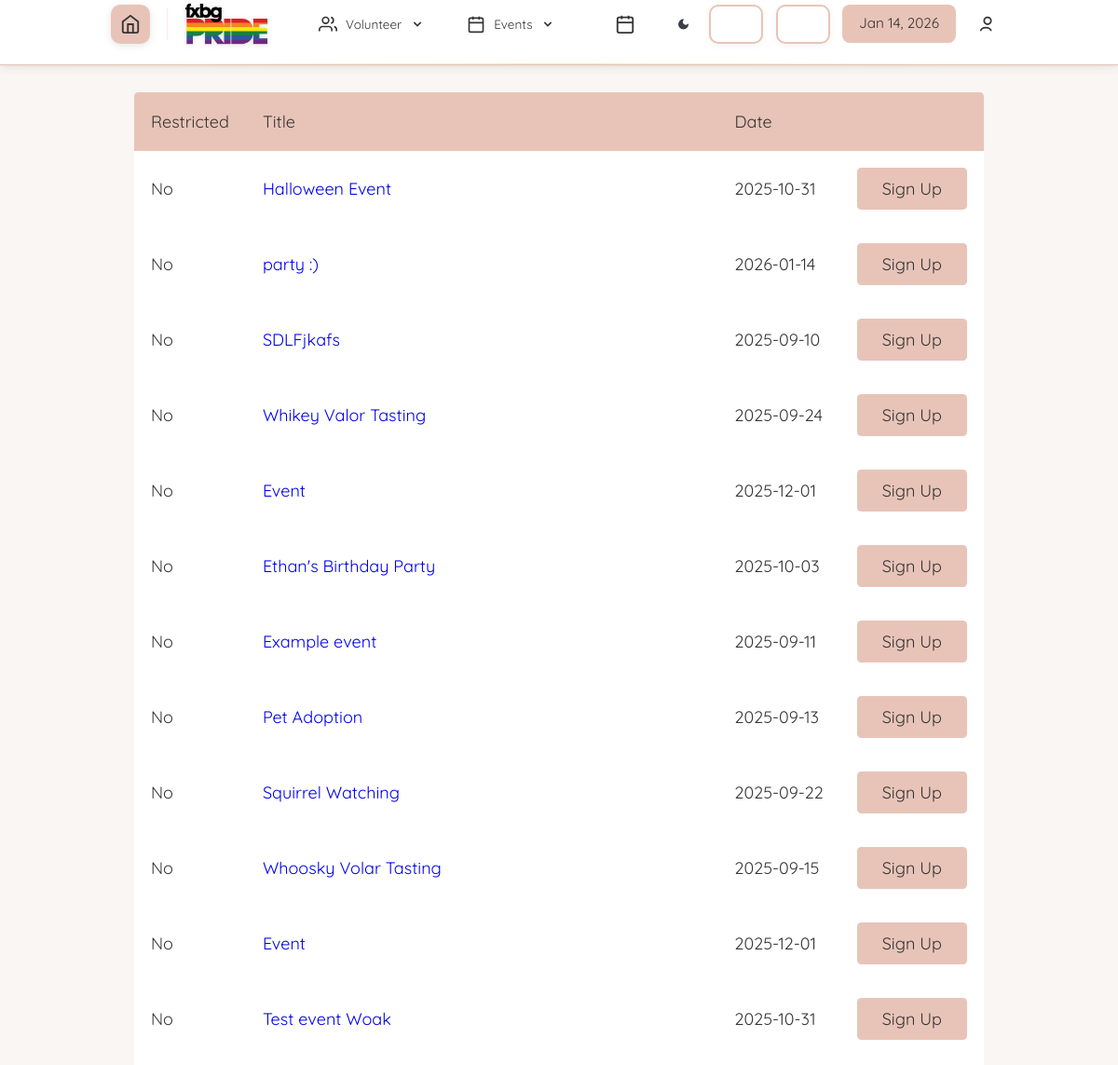
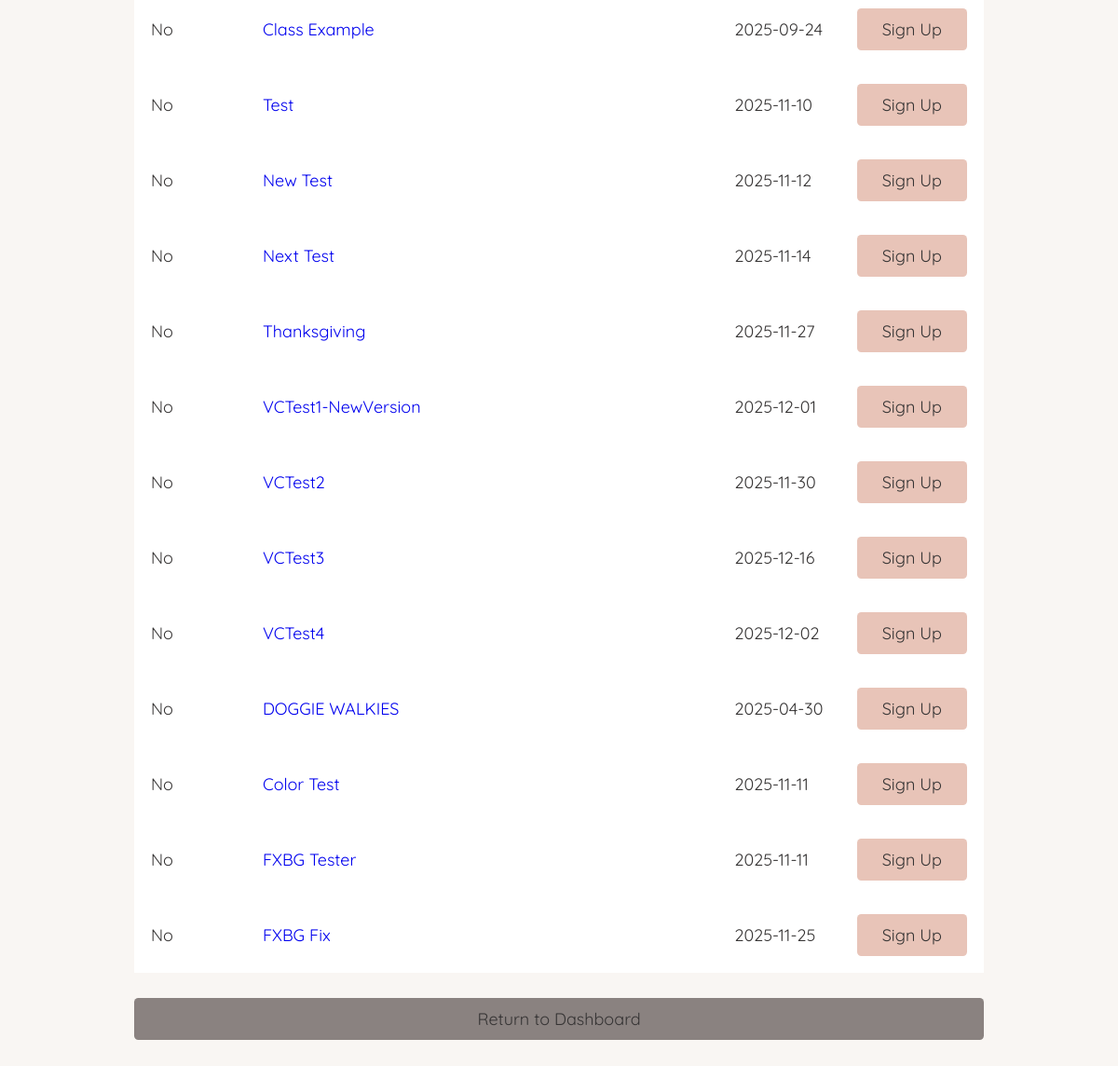
/eventTrainingManagement.php (signed in), run on an earlier commit of the app's database (2 pictures, top to bottom).
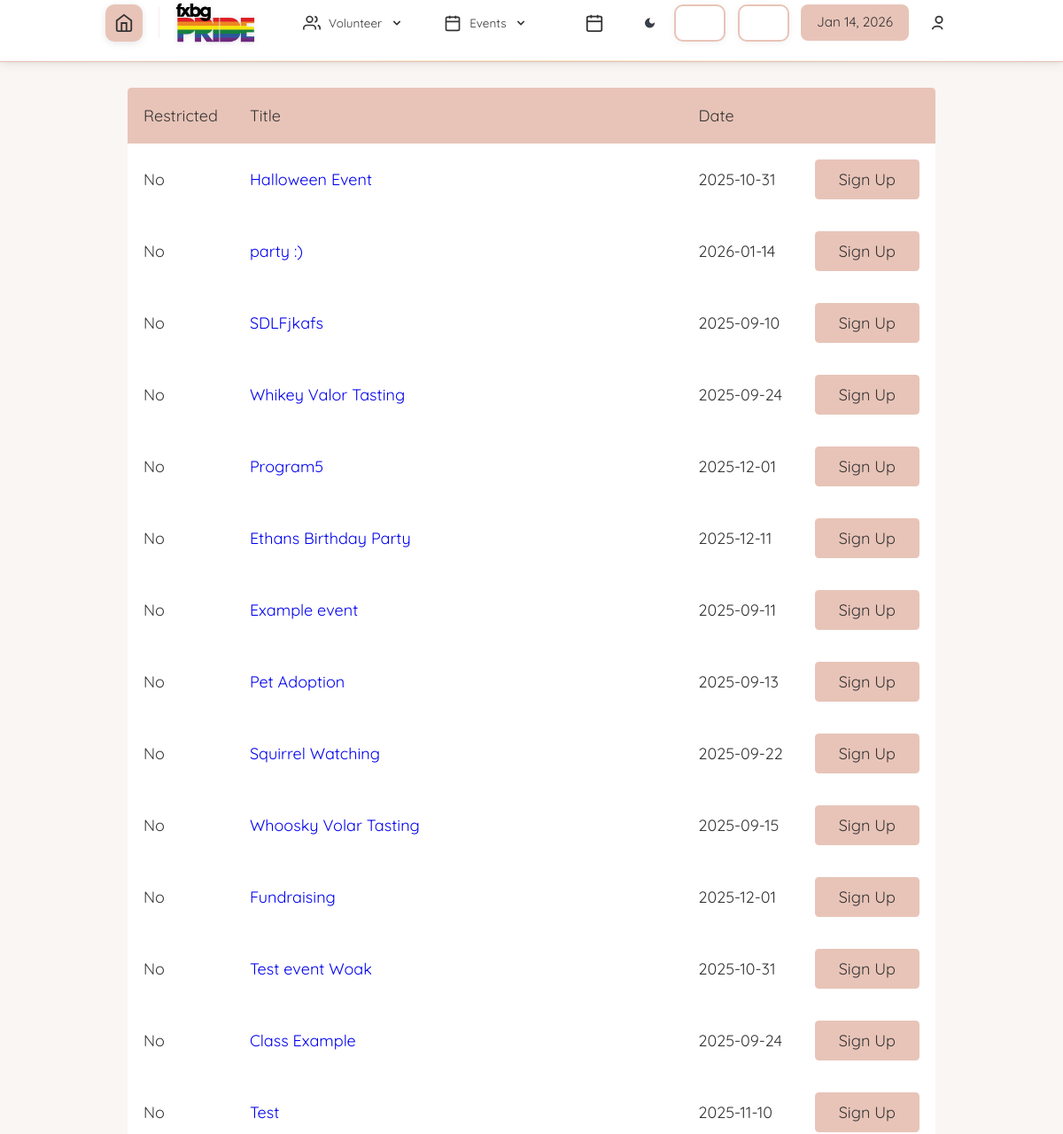
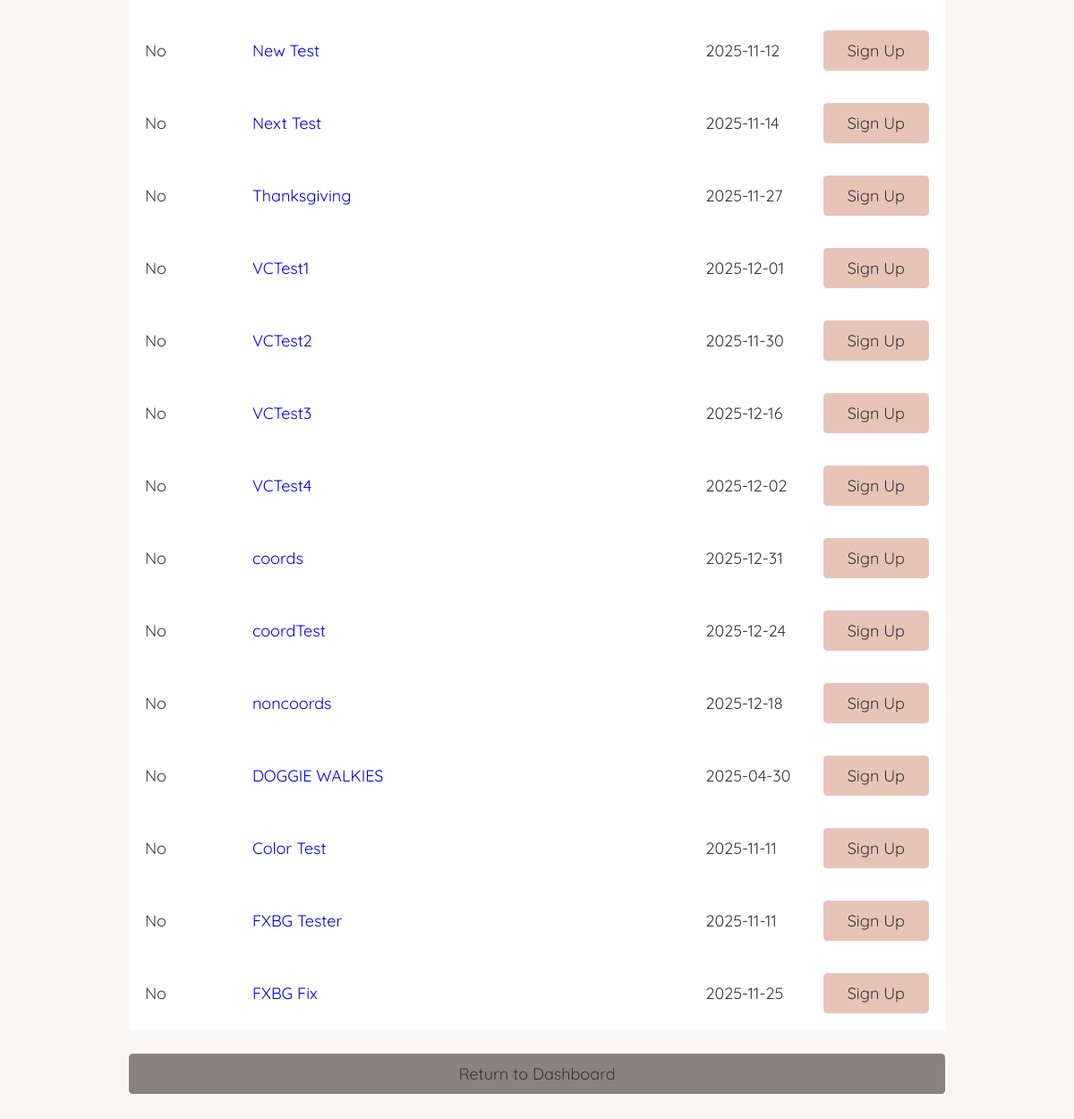
And on a later commit of the database (2 pictures, top to bottom).
### tables this page shows
CREATE TABLE `dbevents` (
  `id` int(11) NOT NULL,
  `name` text NOT NULL,
  `date` char(10) NOT NULL,
  `startTime` char(5) NOT NULL,
  `endTime` char(5) NOT NULL,
  `description` text NOT NULL,
  `capacity` int(11) NOT NULL,
  `completed` text NOT NULL,
  `restricted_signup` tinyint(1) NOT NULL,
  `location` text DEFAULT NULL,
  `type` text NOT NULL,
  `volunteer_coordinator` int(11) DEFAULT NULL
);

### database/dbEvents.php (called while the page is built, shortened)
<?php
include_once(dirname(__FILE__) . '/../domain/Event.php');
function make_an_event($result_row)
{
    $theEvent = new Event(
        $result_row['id'],
        $result_row['name'],
        date: $result_row['date'],
        startTime: $result_row['startTime'],
        endTime: $result_row['endTime'],
        description: $result_row['description'],
        capacity: $result_row['capacity'],
        completed: $result_row['completed'],
        restricted_signup: $result_row['restricted_signup'],
        type: $result_row['type']
    );
    return $theEvent;
}
function get_all_events()
{
    $con = connect();
    $query = "SELECT * FROM dbevents" .
            " ORDER BY completed";
    $result = mysqli_query($con, $query);
    $theEvents = array();
    while ($result_row = mysqli_fetch_assoc($result)) {
        $theEvent = make_an_event($result_row);
        $theEvents[] = $theEvent;
    }
    return $theEvents;
}

### domain/Event.php (called while the page is built, shortened)
<?php
class Event
{
    private $id;
    private $name;
    private $date;
    private $restricted_signup;
    function __construct($id, $name, $date, $startTime, $endTime, $description, $capacity, $completed, $restricted_signup, $type)
    {
        $this->id = $id;
        $this->name = $name;
        $this->date = $date;
        $this->restricted_signup = $restricted_signup;
    }
    function getID()
    {
        return $this->id;
    }
    function getName()
    {
        return $this->name;
    }
    function getDate()
    {
        return $this->date;
    }
    function getRestrictedSignup()
    {
        return $this->restricted_signup;
    }
}

### eventTrainingManagement.php (the view, shortened to what this page needs)
<?php
    $accessLevel = 0;
if (isset($_SESSION['_id'])) {
    $accessLevel = $_SESSION['access_level'];
}
    include 'database/dbEvents.php';
?>
<!DOCTYPE html>
<html>
    <head>
        <?php require_once('universal.inc') ?>
        <link rel="stylesheet" href="css/messages.css"></link>
    </head>
    <body>
        <?php require_once('header.php') ?>
        <?php require_once('database/dbEvents.php');?>
        <h1>Events</h1>
        <main class="general">
            <?php
                $events = get_all_events();
            if (sizeof(get_all_events()) || sizeof(get_all_trainings()) > 0) : ?>
                <div class="table-wrapper">
                    <table class="general">
                        <thead>
                            <tr>
                                <th style="width:1px">Restricted</th>
                                <th>Title</th>
                                <th style="width:1px">Date</th>
                                <th style="width:1px"></th>
                            </tr>
                        </thead>
                        <tbody class="standout">
                            <?php
                            foreach ($events as $event) {
                                $eventID = $event->getID();
                                $title = $event->getName();
                                $date = $event->getDate();
                                $restricted_signup = $event->getRestrictedSignup();
                                if ($restricted_signup == 0) {
                                    $restricted_signup = "No";
                                } else {
                                    $restricted_signup = "Yes";
                                }
                                if ($accessLevel < 3) {
                                    echo "
                                        <tr data-event-id='$eventID'>
                                            <td>$restricted_signup</td>
                                            <td><a href='event.php?id=$eventID'>$title</a></td>
                                            <td>$date</td>
                                            <td><a class='button sign-up' href='eventSignUp.php'>Sign Up</a></td>
                                        </tr>";
                                }
                            }
                            ?>
                        </tbody>
                    </table>
                </div>
            <?php else : ?>
                <p class="no-events standout">There are currently no events available to view.<a class="button add" href="addEvent.php">Create a New Event</a> </p>
            <?php endif ?>
            <a class="button cancel" href="index.php">Return to Dashboard</a>
        </main>
    </body>
</html>

### universal.inc (shortened to what this page needs)
<link rel="stylesheet" href="css/base.css" type="text/css" />

### header.php (shortened to what this page needs)
<head>
    <link rel="stylesheet" href="css/theme-toggle.css">
    <link rel="stylesheet" href="css/mobile-nav.css">
    <link rel="stylesheet" href="css/pwa-mobile.css">
    <link rel="stylesheet" href="css/accessibility-settings.css">
    <link rel="stylesheet" href="css/theme-presets.css">
</head>
<header>
    <?php
    if (!isset($_SESSION['logged_in'])) {
        echo('
        <nav class="modern-navbar">
            <div class="nav-container">
                <div class="nav-brand">
                    <a href="index.php" class="home-icon-btn" title="Home">
                        <svg viewBox="0 0 24 24" fill="none" stroke="currentColor" stroke-width="2">
                            <path d="M3 9l9-7 9 7v11a2 2 0 01-2 2H5a2 2 0 01-2-2z"></path>
                            <polyline points="9 22 9 12 15 12 15 22"></polyline>
                        </svg>
                    </a>
                    <span class="nav-title">Volunteer Management System</span>
                </div>
                <div class="nav-actions">
                    <div class="nav-date">' . date('l, F j, Y') . '</div>
                </div>
            </div>
        </nav>');
    } elseif ($_SESSION['logged_in']) {
        if ($_SESSION['access_level'] <= 1) {
            echo('
            <nav class="modern-navbar">
                <div class="nav-container">
                    <div class="nav-brand">
                        <a href="index.php" class="home-icon-btn" title="Home Dashboard">
                            <svg viewBox="0 0 24 24" fill="none" stroke="currentColor" stroke-width="2">
                                <path d="M3 9l9-7 9 7v11a2 2 0 01-2 2H5a2 2 0 01-2-2z"></path>
                                <polyline points="9 22 9 12 15 12 15 22"></polyline>
                            </svg>
                        </a>
                        <a href="index.php">
                            <img src="images/FXBG-PrideLogo.png" alt="Logo" class="nav-logo logo-lightMode">
                        </a>
                    </div>
                    <div class="nav-menu" id="navMenu">
                        <div class="nav-dropdown">
                            <button class="nav-link">
                                <svg class="nav-icon" viewBox="0 0 24 24" fill="none" stroke="currentColor" stroke-width="2">
                                    <path d="M17 21v-2a4 4 0 00-4-4H5a4 4 0 00-4 4v2"></path>
                                    <circle cx="9" cy="7" r="4"></circle>
                                    <path d="M23 21v-2a4 4 0 00-3-3.87m-4-12a4 4 0 010 7.75"></path>
                                </svg>
                                <span>Volunteer</span>
                                <svg class="dropdown-arrow" viewBox="0 0 20 20" fill="currentColor">
                                    <path fill-rule="evenodd" d="M5.293 7.293a1 1 0 011.414 0L10 10.586l3.293-3.293a1 1 0 111.414 1.414l-4 4a1 1 0 01-1.414 0l-4-4a1 1 0 010-1.414z"/>
                                </svg>
                            </button>
                        </div>
                        <div class="nav-dropdown">
                            <button class="nav-link">
                                <svg class="nav-icon" viewBox="0 0 24 24" fill="none" stroke="currentColor" stroke-width="2">
                                    <rect x="3" y="4" width="18" height="18" rx="2" ry="2"></rect>
                                    <line x1="16" y1="2" x2="16" y2="6"></line>
                                    <line x1="8" y1="2" x2="8" y2="6"></line>
                                    <line x1="3" y1="10" x2="21" y2="10"></line>
                                </svg>
                                <span>Events</span>
                                <svg class="dropdown-arrow" viewBox="0 0 20 20" fill="currentColor">
                                    <path fill-rule="evenodd" d="M5.293 7.293a1 1 0 011.414 0L10 10.586l3.293-3.293a1 1 0 111.414 1.414l-4 4a1 1 0 01-1.414 0l-4-4a1 1 0 010-1.414z"/>
                                </svg>
                            </button>
                        </div>
                    </div>
                    <div class="nav-actions">
                        <a href="calendar.php" class="nav-action-btn" title="Calendar">
                            <svg viewBox="0 0 24 24" fill="none" stroke="currentColor" stroke-width="2">
                                <rect x="3" y="4" width="18" height="18" rx="2" ry="2"></rect>
                                <line x1="16" y1="2" x2="16" y2="6"></line>
                                <line x1="8" y1="2" x2="8" y2="6"></line>
                                <line x1="3" y1="10" x2="21" y2="10"></line>
                            </svg>
                        </a>
                        <button class="theme-toggle nav-action-btn" aria-label="Toggle theme" title="Toggle dark/light mode">
                            <svg class="moon-icon" viewBox="0 0 24 24" fill="none" stroke="currentColor" stroke-width="2">
                                <path d="M21 12.79A9 9 0 1111.21 3 7 7 0 0021 12.79z"></path>
                            </svg>
                        </button>
                        <button class="a11y-settings-btn nav-action-btn" id="openA11ySettings" aria-label="Accessibility settings" title="Customize font & reading preferences">
                        </button>
                        <button class="theme-presets-btn nav-action-btn" id="openThemePresets" aria-label="Color themes" title="Choose a color theme">
                        </button>
                        <div class="nav-date"></div>
                        <div class="nav-dropdown user-dropdown">
                            <button class="nav-action-btn user-btn">
                                <svg class="dropdown-icon user-svg" viewBox="0 0 24 24" fill="none" stroke="currentColor" stroke-width="2" aria-hidden="true">
                                    <circle cx="12" cy="8" r="4"></circle>
                                    <path d="M16 20c0-2.21-2.686-4-6-4s-6 1.79-6 4"></path>
                                </svg>
                            </button>
                        </div>
                    </div>
                </div>
            </nav>');
        }
    }
    ?>
</header>

### css/base.css (style rules this page uses)
html, body, header, main, footer, div, span, p, h1, h2, h3, h4, h5, h6, ul, ol, li, input, select, textarea, form, section, label, table, td, tr, th, form, fieldset, em, button, a { padding: 0; margin: 0; font-size: inherit; font-family: inherit; font-weight: inherit; text-decoration: none; font-style: normal; box-sizing: border-box; text-align: left; list-style-type: none; border-spacing: 0; }
:root { --page-background-color: #ffffff; --page-font-color: #333333; --inactive-font-color: #d0d0d0; --inactive-background-color: #f0f0f0; --standout-background: #fafafa; --happy-toast-background-color: #1a7024; --happy-toast-font-color: white; --info-toast-background-color: #2f2f2f; --info-toast-font-color: white; --error-toast-background-color: #701a1a; --error-toast-font-color: white; --shadow-and-border-color: #e8c4b8; --main-color: #e8c4b8; --accent-color: #d4af37; --secondary-accent-color: #e8c4b8; --calendar-event-color: #808080; --calendar-event-color-hover: var(--main-color); --calendar-today-border: 2px solid var(--secondary-accent-color); --button-font-color: #363434; --button-padding: 0.5rem 1.5rem; --button-border-radius: 0.25rem; --standard-border: 1px solid #e8c4b8; --light-border: 1px solid var(--shadow-and-border-color); --text-field-border: 2px solid #e8c4b8; --cancel-button-background-color: #8a8280; --error-color: red; font-size: 18px; font-family: "Quicksand", sans-serif; font-weight: 400; }
header { position: sticky; top: 0; left: 0; z-index: 10; }
body { background-color: var(--page-background-color); color: var(--page-font-color); font-family: "Quicksand", sans-serif; }
nav { font-size: 2rem; display: flex; flex-direction: row; align-items: center; justify-content: center; padding-top: 1rem; padding-bottom: 1rem; font-weight: 300; }
header ul > li, header span { font-size: 0.75rem; list-style-type: none; }
nav { width: 100%; }
nav img { height: 3rem; }
nav { background-color: var(--page-background-color); border-bottom: 2px solid var(--shadow-and-border-color); max-width: 100vw; }
main:not(.login):not(.calendar-view):not(.dashboard) { padding: 1rem; }
input[type="submit"], button, .button { color: var(--button-font-color); background-color: var(--main-color); padding: var(--button-padding); border: none; border-radius: var(--button-border-radius); font-weight: 500; width: 100%; transition: background-color 0.3s; cursor: pointer; text-align: center; }
h1 { font-size: 1.5rem; font-weight: 500; margin-bottom: 2rem; background-color: var(--main-color); color: var(--page-background-color); width: 100%; text-align: center; padding: 1rem; }
.button { display: inline-block; }
button.cancel, a.cancel { background-color: var(--cancel-button-background-color); }
main.general, form.general { margin: 1rem; display: flex; flex-direction: column; gap: 0.5rem; }
table.general { width: 100%; padding-bottom: 1rem; }
table.general th:first-of-type { border-top-left-radius: 0.25rem; }
table.general th:last-of-type { border-top-right-radius: 0.25rem; }
table.general th { background-color: var(--main-color); color: var(--button-font-color); font-weight: 500; }
table.general th, table.general td { padding: 1rem; white-space: nowrap; }
.standout { border-bottom: 3px solid var(--shadow-and-border-color); padding: 1rem; background-color: var(--standout-background); }
@media only screen and (min-width: 1024px) { main.general, form.general { margin: 0rem 8rem 4rem 8rem; } }

### css/messages.css (style rules this page uses)
:root { --unread-message-background: #f1eadf; --message-body-border-color: #ddd; --priorityone-color: #4fffb0; --prioritytwo-color: #f0e68c; --prioritythree-color: #fd5c63; }

### css/pwa-mobile.css (style rules this page uses)
@media (min-width: 769px) { * { -webkit-tap-highlight-color: transparent; } }
a:not(.calendar-event), button { position: relative; }
.mobile-nav-item, .mobile-more-menu, .nav-menu, .dropdown-menu { will-change: transform; transform: translateZ(0); }
html { scroll-behavior: smooth; }
.table-wrapper, .mobile-more-content, .nav-menu { -webkit-overflow-scrolling: touch; }
img { max-width: 100%; height: auto; }
@media (min-width: 769px) { .table-wrapper { overflow-x: visible !important; } }
@media (min-width: 769px) { table, table.general { min-width: auto !important; } }
@media (min-width: 769px) { h1 { font-size: inherit !important; } }
@media (min-width: 769px) { main.general { padding: inherit !important; } }

What changed in the data, as far as the page shows it:
changed dbevents: name "Event" → "Program5"
changed dbevents: name "Ethan's Birthday Party" → "Ethans Birthday Party"; date "2025-10-03" → "2025-12-11"
changed dbevents: name "Event" → "Fundraising"
changed dbevents: name "VCTest1-NewVersion" → "VCTest1"
added dbevents: restricted_signup "No", name "coords", date "2025-12-31"
added dbevents: restricted_signup "No", name "coordTest", date "2025-12-24"
added dbevents: restricted_signup "No", name "noncoords", date "2025-12-18"
